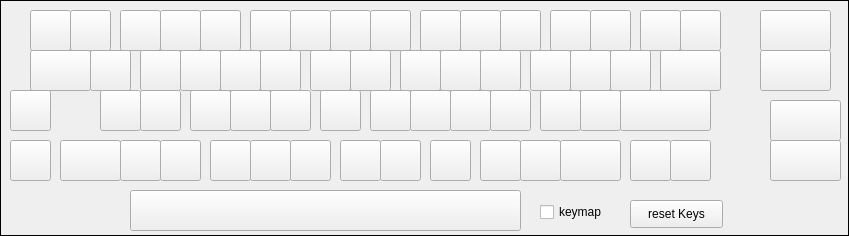
<?xml version="1.0" encoding="UTF-8"?>
<ui version="4.0">
 <class>KeyboardWidget</class>
 <widget class="QWidget" name="KeyboardWidget">
  <property name="geometry">
   <rect>
    <x>0</x>
    <y>0</y>
    <width>849</width>
    <height>236</height>
   </rect>
  </property>
  <property name="windowTitle">
   <string>Form</string>
  </property>
  <widget class="QLabel" name="keyboardImage">
   <property name="geometry">
    <rect>
     <x>0</x>
     <y>0</y>
     <width>849</width>
     <height>236</height>
    </rect>
   </property>
   <property name="frameShape">
    <enum>QFrame::Box</enum>
   </property>
   <property name="frameShadow">
    <enum>QFrame::Plain</enum>
   </property>
   <property name="text">
    <string/>
   </property>
   <property name="pixmap">
    <pixmap resource="../../../data/data_res.qrc">:/c64_images/C64C_cropped.jpg</pixmap>
   </property>
   <property name="scaledContents">
    <bool>true</bool>
   </property>
  </widget>
  <widget class="QPushButton" name="keySpace">
   <property name="geometry">
    <rect>
     <x>130</x>
     <y>190</y>
     <width>391</width>
     <height>41</height>
    </rect>
   </property>
   <property name="flat">
    <bool>false</bool>
   </property>
  </widget>
  <widget class="QPushButton" name="keyLeft">
   <property name="geometry">
    <rect>
     <x>30</x>
     <y>10</y>
     <width>41</width>
     <height>41</height>
    </rect>
   </property>
   <property name="flat">
    <bool>false</bool>
   </property>
  </widget>
  <widget class="QPushButton" name="key1">
   <property name="geometry">
    <rect>
     <x>70</x>
     <y>10</y>
     <width>41</width>
     <height>41</height>
    </rect>
   </property>
   <property name="flat">
    <bool>false</bool>
   </property>
  </widget>
  <widget class="QPushButton" name="key2">
   <property name="geometry">
    <rect>
     <x>120</x>
     <y>10</y>
     <width>41</width>
     <height>41</height>
    </rect>
   </property>
   <property name="flat">
    <bool>false</bool>
   </property>
  </widget>
  <widget class="QPushButton" name="key3">
   <property name="geometry">
    <rect>
     <x>160</x>
     <y>10</y>
     <width>41</width>
     <height>41</height>
    </rect>
   </property>
   <property name="flat">
    <bool>false</bool>
   </property>
  </widget>
  <widget class="QPushButton" name="key4">
   <property name="geometry">
    <rect>
     <x>200</x>
     <y>10</y>
     <width>41</width>
     <height>41</height>
    </rect>
   </property>
   <property name="flat">
    <bool>false</bool>
   </property>
  </widget>
  <widget class="QPushButton" name="key5">
   <property name="geometry">
    <rect>
     <x>250</x>
     <y>10</y>
     <width>41</width>
     <height>41</height>
    </rect>
   </property>
   <property name="flat">
    <bool>false</bool>
   </property>
  </widget>
  <widget class="QPushButton" name="key6">
   <property name="geometry">
    <rect>
     <x>290</x>
     <y>10</y>
     <width>41</width>
     <height>41</height>
    </rect>
   </property>
   <property name="flat">
    <bool>false</bool>
   </property>
  </widget>
  <widget class="QPushButton" name="key7">
   <property name="geometry">
    <rect>
     <x>330</x>
     <y>10</y>
     <width>41</width>
     <height>41</height>
    </rect>
   </property>
   <property name="flat">
    <bool>false</bool>
   </property>
  </widget>
  <widget class="QPushButton" name="key8">
   <property name="geometry">
    <rect>
     <x>370</x>
     <y>10</y>
     <width>41</width>
     <height>41</height>
    </rect>
   </property>
   <property name="flat">
    <bool>false</bool>
   </property>
  </widget>
  <widget class="QPushButton" name="key9">
   <property name="geometry">
    <rect>
     <x>420</x>
     <y>10</y>
     <width>41</width>
     <height>41</height>
    </rect>
   </property>
   <property name="flat">
    <bool>false</bool>
   </property>
  </widget>
  <widget class="QPushButton" name="key0">
   <property name="geometry">
    <rect>
     <x>460</x>
     <y>10</y>
     <width>41</width>
     <height>41</height>
    </rect>
   </property>
   <property name="flat">
    <bool>false</bool>
   </property>
  </widget>
  <widget class="QPushButton" name="keyPlus">
   <property name="geometry">
    <rect>
     <x>500</x>
     <y>10</y>
     <width>41</width>
     <height>41</height>
    </rect>
   </property>
   <property name="flat">
    <bool>false</bool>
   </property>
  </widget>
  <widget class="QPushButton" name="keyMinus">
   <property name="geometry">
    <rect>
     <x>550</x>
     <y>10</y>
     <width>41</width>
     <height>41</height>
    </rect>
   </property>
   <property name="flat">
    <bool>false</bool>
   </property>
  </widget>
  <widget class="QPushButton" name="keyPound">
   <property name="geometry">
    <rect>
     <x>590</x>
     <y>10</y>
     <width>41</width>
     <height>41</height>
    </rect>
   </property>
   <property name="flat">
    <bool>false</bool>
   </property>
  </widget>
  <widget class="QPushButton" name="keyHome">
   <property name="geometry">
    <rect>
     <x>640</x>
     <y>10</y>
     <width>41</width>
     <height>41</height>
    </rect>
   </property>
   <property name="flat">
    <bool>false</bool>
   </property>
  </widget>
  <widget class="QPushButton" name="keyDel">
   <property name="geometry">
    <rect>
     <x>680</x>
     <y>10</y>
     <width>41</width>
     <height>41</height>
    </rect>
   </property>
   <property name="flat">
    <bool>false</bool>
   </property>
  </widget>
  <widget class="QPushButton" name="keyF1">
   <property name="geometry">
    <rect>
     <x>760</x>
     <y>10</y>
     <width>71</width>
     <height>41</height>
    </rect>
   </property>
   <property name="flat">
    <bool>false</bool>
   </property>
  </widget>
  <widget class="QPushButton" name="keyF3">
   <property name="geometry">
    <rect>
     <x>760</x>
     <y>50</y>
     <width>71</width>
     <height>41</height>
    </rect>
   </property>
   <property name="flat">
    <bool>false</bool>
   </property>
  </widget>
  <widget class="QPushButton" name="keyF5">
   <property name="geometry">
    <rect>
     <x>770</x>
     <y>100</y>
     <width>71</width>
     <height>41</height>
    </rect>
   </property>
   <property name="flat">
    <bool>false</bool>
   </property>
  </widget>
  <widget class="QPushButton" name="keyF7">
   <property name="geometry">
    <rect>
     <x>770</x>
     <y>140</y>
     <width>71</width>
     <height>41</height>
    </rect>
   </property>
   <property name="flat">
    <bool>false</bool>
   </property>
  </widget>
  <widget class="QPushButton" name="keyCtrl">
   <property name="geometry">
    <rect>
     <x>30</x>
     <y>50</y>
     <width>61</width>
     <height>41</height>
    </rect>
   </property>
   <property name="flat">
    <bool>false</bool>
   </property>
  </widget>
  <widget class="QPushButton" name="keyQ">
   <property name="geometry">
    <rect>
     <x>90</x>
     <y>50</y>
     <width>41</width>
     <height>41</height>
    </rect>
   </property>
   <property name="flat">
    <bool>false</bool>
   </property>
  </widget>
  <widget class="QPushButton" name="keyW">
   <property name="geometry">
    <rect>
     <x>140</x>
     <y>50</y>
     <width>41</width>
     <height>41</height>
    </rect>
   </property>
   <property name="flat">
    <bool>false</bool>
   </property>
  </widget>
  <widget class="QPushButton" name="keyE">
   <property name="geometry">
    <rect>
     <x>180</x>
     <y>50</y>
     <width>41</width>
     <height>41</height>
    </rect>
   </property>
   <property name="flat">
    <bool>false</bool>
   </property>
  </widget>
  <widget class="QPushButton" name="keyR">
   <property name="geometry">
    <rect>
     <x>220</x>
     <y>50</y>
     <width>41</width>
     <height>41</height>
    </rect>
   </property>
   <property name="flat">
    <bool>false</bool>
   </property>
  </widget>
  <widget class="QPushButton" name="keyT">
   <property name="geometry">
    <rect>
     <x>260</x>
     <y>50</y>
     <width>41</width>
     <height>41</height>
    </rect>
   </property>
   <property name="flat">
    <bool>false</bool>
   </property>
  </widget>
  <widget class="QPushButton" name="keyY">
   <property name="geometry">
    <rect>
     <x>310</x>
     <y>50</y>
     <width>41</width>
     <height>41</height>
    </rect>
   </property>
   <property name="flat">
    <bool>false</bool>
   </property>
  </widget>
  <widget class="QPushButton" name="keyU">
   <property name="geometry">
    <rect>
     <x>350</x>
     <y>50</y>
     <width>41</width>
     <height>41</height>
    </rect>
   </property>
   <property name="flat">
    <bool>false</bool>
   </property>
  </widget>
  <widget class="QPushButton" name="keyI">
   <property name="geometry">
    <rect>
     <x>400</x>
     <y>50</y>
     <width>41</width>
     <height>41</height>
    </rect>
   </property>
   <property name="flat">
    <bool>false</bool>
   </property>
  </widget>
  <widget class="QPushButton" name="keyO">
   <property name="geometry">
    <rect>
     <x>440</x>
     <y>50</y>
     <width>41</width>
     <height>41</height>
    </rect>
   </property>
   <property name="flat">
    <bool>false</bool>
   </property>
  </widget>
  <widget class="QPushButton" name="keyP">
   <property name="geometry">
    <rect>
     <x>480</x>
     <y>50</y>
     <width>41</width>
     <height>41</height>
    </rect>
   </property>
   <property name="flat">
    <bool>false</bool>
   </property>
  </widget>
  <widget class="QPushButton" name="keyAt">
   <property name="geometry">
    <rect>
     <x>530</x>
     <y>50</y>
     <width>41</width>
     <height>41</height>
    </rect>
   </property>
   <property name="flat">
    <bool>false</bool>
   </property>
  </widget>
  <widget class="QPushButton" name="keyAsterisk">
   <property name="geometry">
    <rect>
     <x>570</x>
     <y>50</y>
     <width>41</width>
     <height>41</height>
    </rect>
   </property>
   <property name="flat">
    <bool>false</bool>
   </property>
  </widget>
  <widget class="QPushButton" name="keyUp">
   <property name="geometry">
    <rect>
     <x>610</x>
     <y>50</y>
     <width>41</width>
     <height>41</height>
    </rect>
   </property>
   <property name="flat">
    <bool>false</bool>
   </property>
  </widget>
  <widget class="QPushButton" name="keyRestore">
   <property name="geometry">
    <rect>
     <x>660</x>
     <y>50</y>
     <width>61</width>
     <height>41</height>
    </rect>
   </property>
   <property name="flat">
    <bool>false</bool>
   </property>
  </widget>
  <widget class="QPushButton" name="keyRunStop">
   <property name="geometry">
    <rect>
     <x>10</x>
     <y>90</y>
     <width>41</width>
     <height>41</height>
    </rect>
   </property>
   <property name="flat">
    <bool>false</bool>
   </property>
  </widget>
  <widget class="QPushButton" name="keyA">
   <property name="geometry">
    <rect>
     <x>100</x>
     <y>90</y>
     <width>41</width>
     <height>41</height>
    </rect>
   </property>
   <property name="flat">
    <bool>false</bool>
   </property>
  </widget>
  <widget class="QPushButton" name="keyS">
   <property name="geometry">
    <rect>
     <x>140</x>
     <y>90</y>
     <width>41</width>
     <height>41</height>
    </rect>
   </property>
   <property name="flat">
    <bool>false</bool>
   </property>
  </widget>
  <widget class="QPushButton" name="keyD">
   <property name="geometry">
    <rect>
     <x>190</x>
     <y>90</y>
     <width>41</width>
     <height>41</height>
    </rect>
   </property>
   <property name="flat">
    <bool>false</bool>
   </property>
  </widget>
  <widget class="QPushButton" name="keyF">
   <property name="geometry">
    <rect>
     <x>230</x>
     <y>90</y>
     <width>41</width>
     <height>41</height>
    </rect>
   </property>
   <property name="flat">
    <bool>false</bool>
   </property>
  </widget>
  <widget class="QPushButton" name="keyG">
   <property name="geometry">
    <rect>
     <x>270</x>
     <y>90</y>
     <width>41</width>
     <height>41</height>
    </rect>
   </property>
   <property name="flat">
    <bool>false</bool>
   </property>
  </widget>
  <widget class="QPushButton" name="keyH">
   <property name="geometry">
    <rect>
     <x>320</x>
     <y>90</y>
     <width>41</width>
     <height>41</height>
    </rect>
   </property>
   <property name="flat">
    <bool>false</bool>
   </property>
  </widget>
  <widget class="QPushButton" name="keyJ">
   <property name="geometry">
    <rect>
     <x>370</x>
     <y>90</y>
     <width>41</width>
     <height>41</height>
    </rect>
   </property>
   <property name="flat">
    <bool>false</bool>
   </property>
  </widget>
  <widget class="QPushButton" name="keyK">
   <property name="geometry">
    <rect>
     <x>410</x>
     <y>90</y>
     <width>41</width>
     <height>41</height>
    </rect>
   </property>
   <property name="flat">
    <bool>false</bool>
   </property>
  </widget>
  <widget class="QPushButton" name="keyL">
   <property name="geometry">
    <rect>
     <x>450</x>
     <y>90</y>
     <width>41</width>
     <height>41</height>
    </rect>
   </property>
   <property name="flat">
    <bool>false</bool>
   </property>
  </widget>
  <widget class="QPushButton" name="keyColon">
   <property name="geometry">
    <rect>
     <x>490</x>
     <y>90</y>
     <width>41</width>
     <height>41</height>
    </rect>
   </property>
   <property name="flat">
    <bool>false</bool>
   </property>
  </widget>
  <widget class="QPushButton" name="keySemicolon">
   <property name="geometry">
    <rect>
     <x>540</x>
     <y>90</y>
     <width>41</width>
     <height>41</height>
    </rect>
   </property>
   <property name="flat">
    <bool>false</bool>
   </property>
  </widget>
  <widget class="QPushButton" name="keyEquals">
   <property name="geometry">
    <rect>
     <x>580</x>
     <y>90</y>
     <width>41</width>
     <height>41</height>
    </rect>
   </property>
   <property name="flat">
    <bool>false</bool>
   </property>
  </widget>
  <widget class="QPushButton" name="keyReturn">
   <property name="geometry">
    <rect>
     <x>620</x>
     <y>90</y>
     <width>91</width>
     <height>41</height>
    </rect>
   </property>
   <property name="flat">
    <bool>false</bool>
   </property>
  </widget>
  <widget class="QPushButton" name="keyCommodore">
   <property name="geometry">
    <rect>
     <x>10</x>
     <y>140</y>
     <width>41</width>
     <height>41</height>
    </rect>
   </property>
   <property name="flat">
    <bool>false</bool>
   </property>
  </widget>
  <widget class="QPushButton" name="keyLShift">
   <property name="geometry">
    <rect>
     <x>60</x>
     <y>140</y>
     <width>61</width>
     <height>41</height>
    </rect>
   </property>
   <property name="flat">
    <bool>false</bool>
   </property>
  </widget>
  <widget class="QPushButton" name="keyZ">
   <property name="geometry">
    <rect>
     <x>120</x>
     <y>140</y>
     <width>41</width>
     <height>41</height>
    </rect>
   </property>
   <property name="flat">
    <bool>false</bool>
   </property>
  </widget>
  <widget class="QPushButton" name="keyX">
   <property name="geometry">
    <rect>
     <x>160</x>
     <y>140</y>
     <width>41</width>
     <height>41</height>
    </rect>
   </property>
   <property name="flat">
    <bool>false</bool>
   </property>
  </widget>
  <widget class="QPushButton" name="keyC">
   <property name="geometry">
    <rect>
     <x>210</x>
     <y>140</y>
     <width>41</width>
     <height>41</height>
    </rect>
   </property>
   <property name="flat">
    <bool>false</bool>
   </property>
  </widget>
  <widget class="QPushButton" name="keyV">
   <property name="geometry">
    <rect>
     <x>250</x>
     <y>140</y>
     <width>41</width>
     <height>41</height>
    </rect>
   </property>
   <property name="flat">
    <bool>false</bool>
   </property>
  </widget>
  <widget class="QPushButton" name="keyB">
   <property name="geometry">
    <rect>
     <x>290</x>
     <y>140</y>
     <width>41</width>
     <height>41</height>
    </rect>
   </property>
   <property name="flat">
    <bool>false</bool>
   </property>
  </widget>
  <widget class="QPushButton" name="keyN">
   <property name="geometry">
    <rect>
     <x>340</x>
     <y>140</y>
     <width>41</width>
     <height>41</height>
    </rect>
   </property>
   <property name="flat">
    <bool>false</bool>
   </property>
  </widget>
  <widget class="QPushButton" name="keyM">
   <property name="geometry">
    <rect>
     <x>380</x>
     <y>140</y>
     <width>41</width>
     <height>41</height>
    </rect>
   </property>
   <property name="flat">
    <bool>false</bool>
   </property>
  </widget>
  <widget class="QPushButton" name="keyComma">
   <property name="geometry">
    <rect>
     <x>430</x>
     <y>140</y>
     <width>41</width>
     <height>41</height>
    </rect>
   </property>
   <property name="flat">
    <bool>false</bool>
   </property>
  </widget>
  <widget class="QPushButton" name="keyPeriod">
   <property name="geometry">
    <rect>
     <x>480</x>
     <y>140</y>
     <width>41</width>
     <height>41</height>
    </rect>
   </property>
   <property name="flat">
    <bool>false</bool>
   </property>
  </widget>
  <widget class="QPushButton" name="keySlash">
   <property name="geometry">
    <rect>
     <x>520</x>
     <y>140</y>
     <width>41</width>
     <height>41</height>
    </rect>
   </property>
   <property name="flat">
    <bool>false</bool>
   </property>
  </widget>
  <widget class="QPushButton" name="keyRShift">
   <property name="geometry">
    <rect>
     <x>560</x>
     <y>140</y>
     <width>61</width>
     <height>41</height>
    </rect>
   </property>
   <property name="flat">
    <bool>false</bool>
   </property>
  </widget>
  <widget class="QPushButton" name="keyCursorDown">
   <property name="geometry">
    <rect>
     <x>630</x>
     <y>140</y>
     <width>41</width>
     <height>41</height>
    </rect>
   </property>
   <property name="flat">
    <bool>false</bool>
   </property>
  </widget>
  <widget class="QPushButton" name="keyCursorRight">
   <property name="geometry">
    <rect>
     <x>670</x>
     <y>140</y>
     <width>41</width>
     <height>41</height>
    </rect>
   </property>
   <property name="flat">
    <bool>false</bool>
   </property>
  </widget>
  <widget class="QPushButton" name="resetKeysButton">
   <property name="geometry">
    <rect>
     <x>630</x>
     <y>200</y>
     <width>93</width>
     <height>28</height>
    </rect>
   </property>
   <property name="text">
    <string>reset Keys</string>
   </property>
  </widget>
  <widget class="QCheckBox" name="keymapCheckBox">
   <property name="geometry">
    <rect>
     <x>540</x>
     <y>200</y>
     <width>91</width>
     <height>24</height>
    </rect>
   </property>
   <property name="text">
    <string>keymap</string>
   </property>
  </widget>
 </widget>
 <resources>
  <include location="../../../data/data_res.qrc"/>
 </resources>
 <connections/>
</ui>
